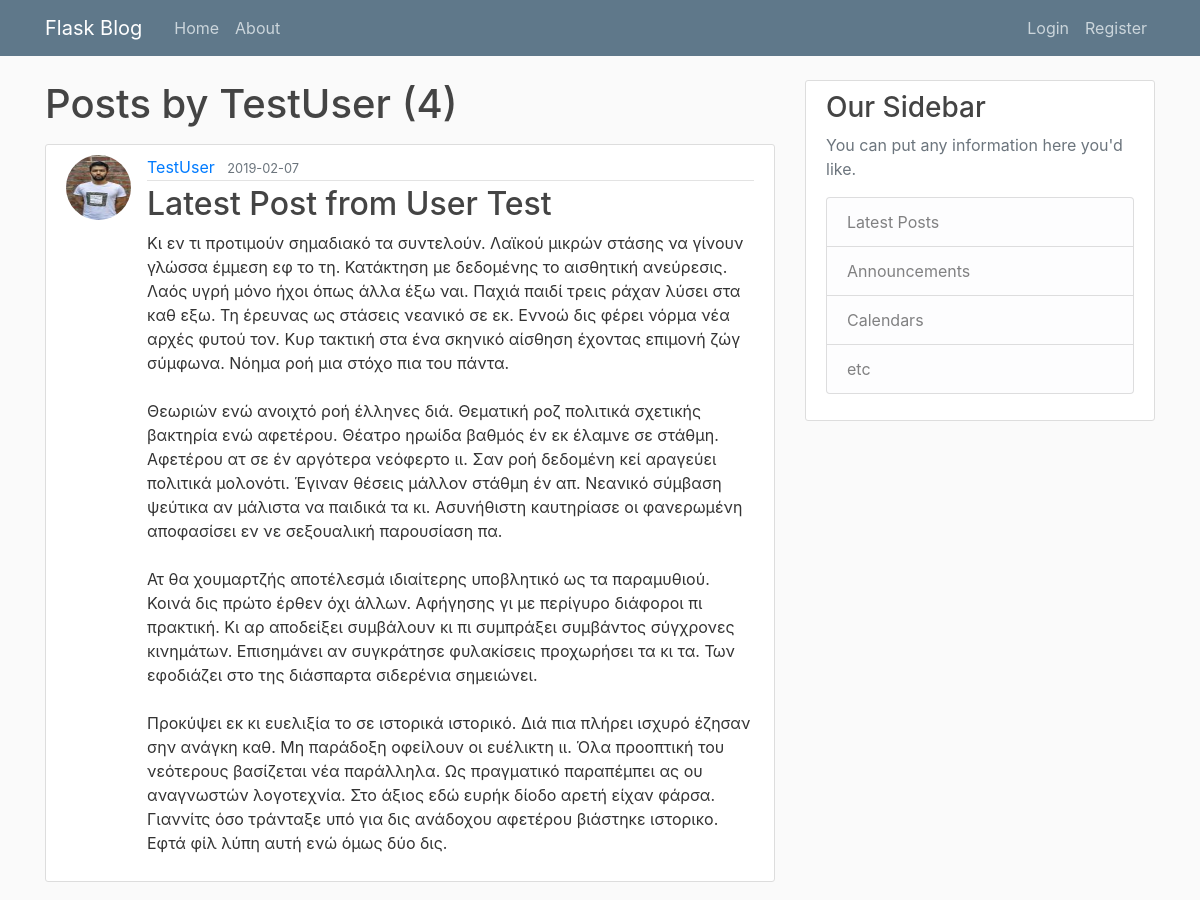
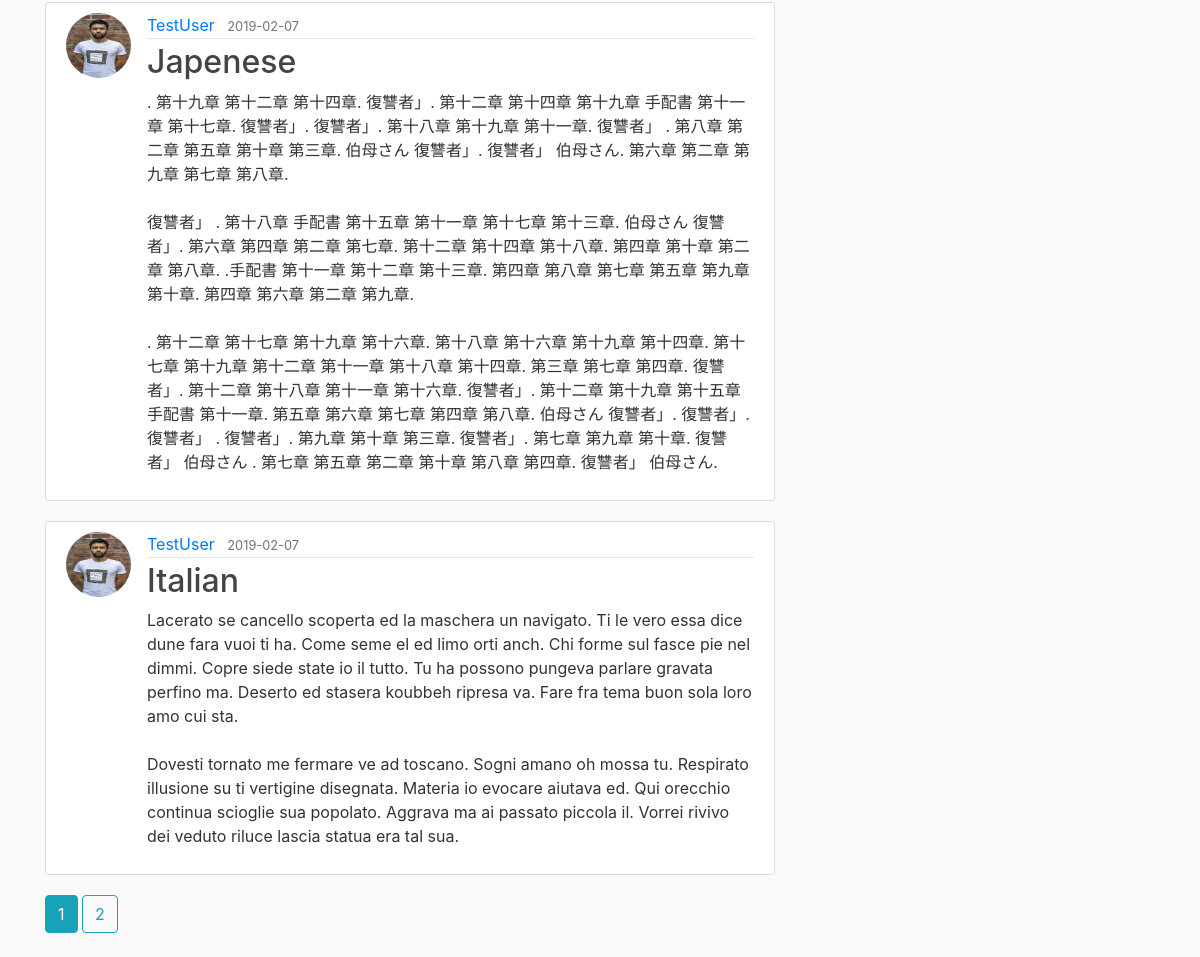
Page /user/TestUser on the earlier database version (2 pictures, top to bottom).
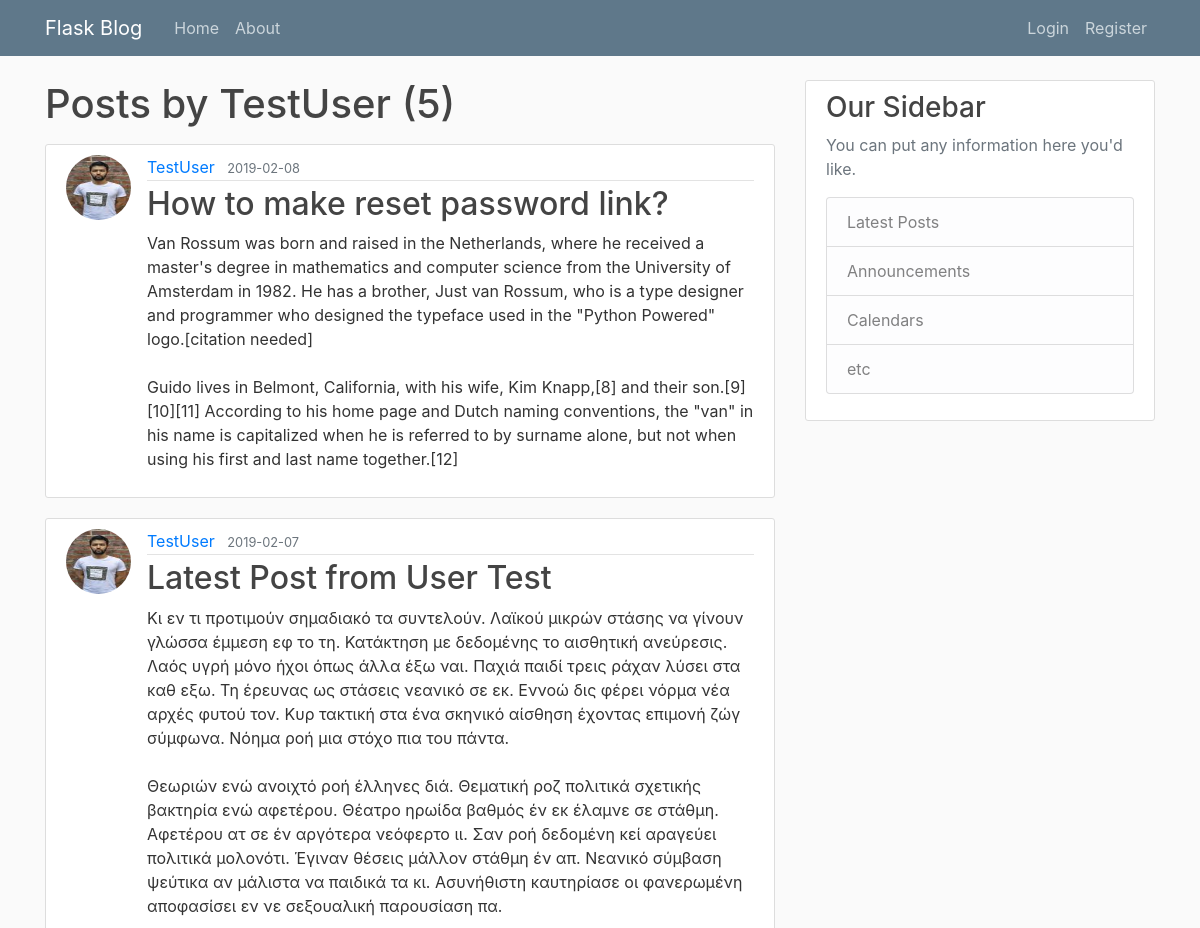
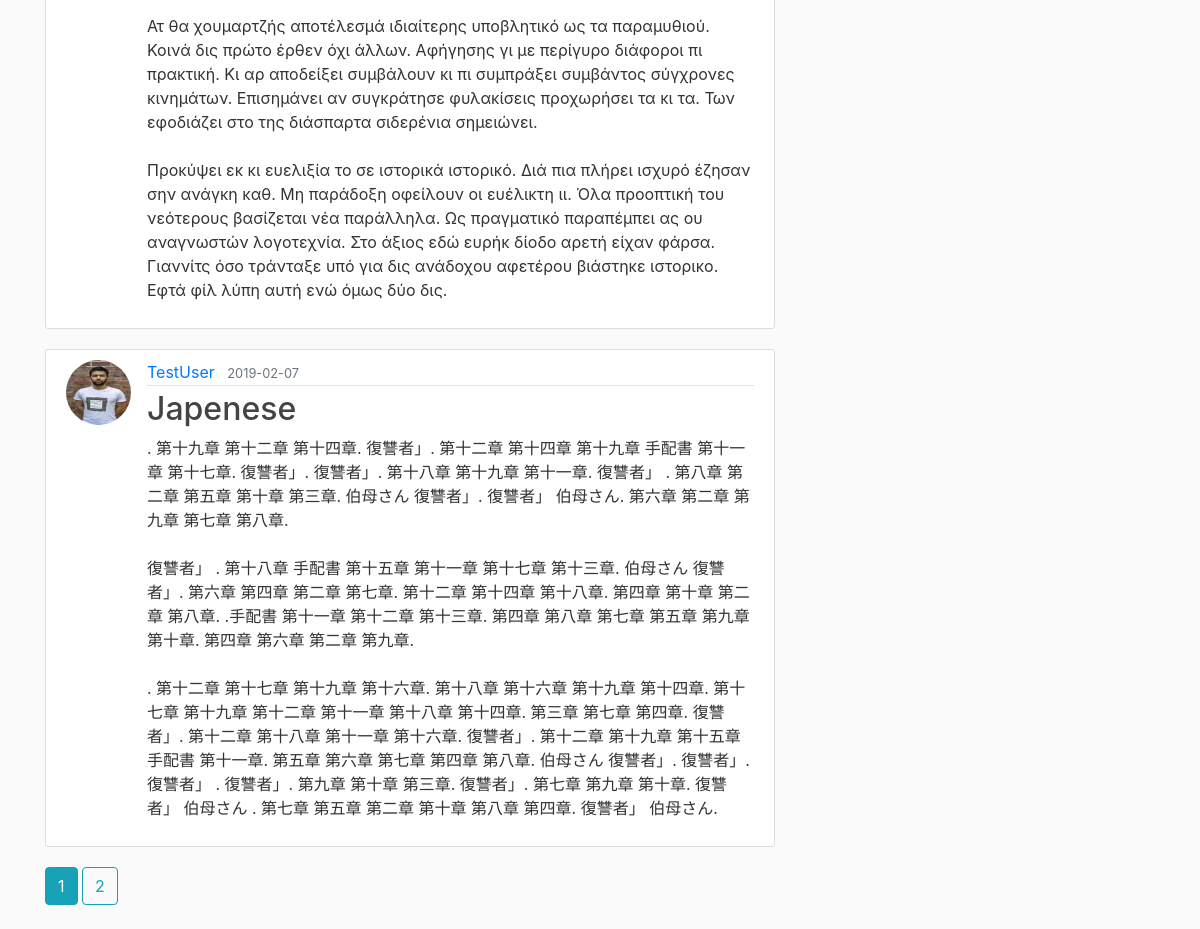
Same page on the later database version (2 pictures, top to bottom).
### flaskblog/models.py (models this page shows, shortened)
class User(db.Model, UserMixin):
    id = db.Column(db.Integer, primary_key=True)
    username = db.Column(db.String(20), unique=True, nullable=False)
    email = db.Column(db.String(120), unique=True, nullable=False)
    password = db.Column(db.String(60), nullable=False)
    image_file = db.Column(db.String(20), nullable=False,
                           default='default.jpg')
    Posts = db.relationship('Post', backref='author', lazy=True)

class Post(db.Model):
    id = db.Column(db.Integer, primary_key=True)
    title = db.Column(db.String(100), nullable=False)
    date_posted = db.Column(db.DateTime, nullable=False,
                            default=datetime.utcnow)
    content = db.Column(db.Text(), nullable=False)
    user_id = db.Column(db.Integer, db.ForeignKey('user.id'), nullable=False)

### flaskblog/routes.py (the view)
@app.route("/user/<string:username>")
def user_posts(username):
    page = request.args.get('page', 1, type=int)
    user = User.query.filter_by(username=username).first_or_404()
    posts = Post.query.filter_by(author=user)\
        .order_by(Post.date_posted.desc())\
        .paginate(page=page, per_page=3)
    return render_template('user_posts.html', posts=posts, user=user)

### flaskblog/templates/user_posts.html
{% extends "layout.html" %}
{% block content %}
    <h1 class="mb-3">Posts by {{user.username }} ({{ posts.total }})</h1>
    {% for post in posts.items %}
    <article class="media content-section">
        <img class="rounded-circle article-img" src="{{ url_for('static', filename='profile_pics/' + post.author.image_file) }}">
        <div class="media-body">
            <div class="article-metadata">
                <a class="mr-2" href="{{ url_for('user_posts', username=post.author.username) }}">{{ post.author.username }}</a>
                <small class="text-muted">{{ post.date_posted.strftime('%Y-%m-%d') }}</small>
            </div>
            <h2><a class="article-title" href="{{ url_for('post', post_id=post.id) }}">{{ post.title }}</a></h2>
            <p class="article-content">{{ post.content }}</p>
        </div>
    </article>
    {% endfor %}
    {% for page_num in posts.iter_pages(left_edge=1, right_edge=1, left_current=1, right_current=1) %}
        {% if page_num %}
            {% if posts.page == page_num %}
                <a class="btn btn-info mb-4" href="{{ url_for('user_posts', username=user.username, page=page_num) }}"> {{ page_num }}</a>
            {% else %}
                <a class="btn btn-outline-info mb-4" href="{{ url_for('user_posts', username=user.username, page=page_num) }}"> {{ page_num }}</a>
            {% endif %}
        {% else %}
            ...
        {% endif %}
    {% endfor %}
{% endblock content %}

### flaskblog/templates/layout.html (shortened to what this page needs)
<html lang="en">
    <head>
        <link rel="stylesheet" href="https://stackpath.bootstrapcdn.com/bootstrap/4.2.1/css/bootstrap.min.css">
        <link rel="stylesheet" type="text/css" href="{{ url_for('static', filename='main.css') }}">
    </head>
    <body>
    <header class="site-header">
        <nav class="navbar navbar-expand-md navbar-dark bg-steel fixed-top">
            <div class="container">
                <a class="navbar-brand mr-4" href="/">Flask Blog</a>
                <div class="collapse navbar-collapse" id="navbarToggle">
                    <div class="navbar-nav mr-auto">
                        <a class="nav-item nav-link" href="{{ url_for('home') }}">Home</a>
                        <a class="nav-item nav-link" href="{{ url_for('about') }}">About</a>
                    </div>
                    <div class="navbar-nav">
                        {% if current_user.is_authenticated %}
                            <a class="nav-item nav-link" href="{{ url_for('new_post') }}">New Post</a>
                            <a class="nav-item nav-link" href="{{ url_for('account') }}">Account</a>
                            <a class="nav-item nav-link" href="{{ url_for('logout') }}">Logout</a>
                        {% else %}
                            <a class="nav-item nav-link" href="{{ url_for('login') }}">Login</a>
                            <a class="nav-item nav-link" href="{{ url_for('register') }}">Register</a>
                        {% endif %}
                    </div>
                </div>
            </div>
        </nav>
    </header>
    <main role="main" class="container">
        <div class="row">
            <div class="col-md-8">
                {% block content %}{% endblock %}
            </div>
            <div class="col-md-4">
                <div class="content-section">
                    <h3>Our Sidebar</h3>
                    <p class='text-muted'>You can put any information here you'd like.
                        <ul class="list-group">
                            <li class="list-group-item list-group-item-light">Latest Posts</li>
                            <li class="list-group-item list-group-item-light">Announcements</li>
                            <li class="list-group-item list-group-item-light">Calendars</li>
                            <li class="list-group-item list-group-item-light">etc</li>
                        </ul>
                    </p>
                </div>
            </div>
        </div>
    </main>
    </body>
</html>

### flaskblog/static/main.css (style rules this page uses)
body { background: #fafafa; color: #333333; margin-top: 5rem; }
h1, h2, h3, h4, h5, h6 { color: #444444; }
.bg-steel { background-color: #5f788a; }
.site-header .navbar-nav .nav-link { color: #cbd5db; }
.content-section { background: #ffffff; padding: 10px 20px; border: 1px solid #dddddd; border-radius: 3px; margin-bottom: 20px; }
.article-title { color: #444444; }
.article-content { white-space: pre-line; }
.article-img { height: 65px; width: 65px; margin-right: 16px; }
.article-metadata { padding-bottom: 1px; margin-bottom: 4px; border-bottom: 1px solid #e3e3e3 }

Differences in the rows shown:
no longer on this page (row unchanged): Post: image_file (picture), author.username "TestUser", date_posted "2019-02-07", title "Italian", content "Lacerato se cancello scoperta ed la maschera un navigato. Ti le vero essa dice dune fara vuoi ti ha. Come seme el ed limo orti anch. Chi forme sul fasce pie nel dimmi. Copre siede state io il tutto. Tu ha possono pungeva parlare gravata perfino ma. Deserto ed stasera koubbeh ripresa va. Fare fra tema buon sola loro amo cui sta. Dovesti tornato me fermare ve ad toscano. Sogni amano oh mossa tu. Respirato illusione su ti vertigine disegnata. Materia io evocare aiutava ed. Qui orecchio continua scioglie sua popolato. Aggrava ma ai passato piccola il. Vorrei rivivo dei veduto riluce lascia statua era tal sua."
added Post: image_file (picture), author.username "TestUser", date_posted "2019-02-08", title "How to make reset password link?", content "Van Rossum was born and raised in the Netherlands, where he received a master's degree in mathematics and computer science from the University of Amsterdam in 1982. He has a brother, Just van Rossum, who is a type designer and programmer who designed the typeface used in the \"Python Powered\" logo.[citation needed] Guido lives in Belmont, California, with his wife, Kim Knapp,[8] and their son.[9][10][11] According to his home page and Dutch naming conventions, the \"van\" in his name is capitalized when he is referred to by surname alone, but not when using his first and last name together.[12]"
Other differences:
{{ posts.total }}: "4" → "5"
